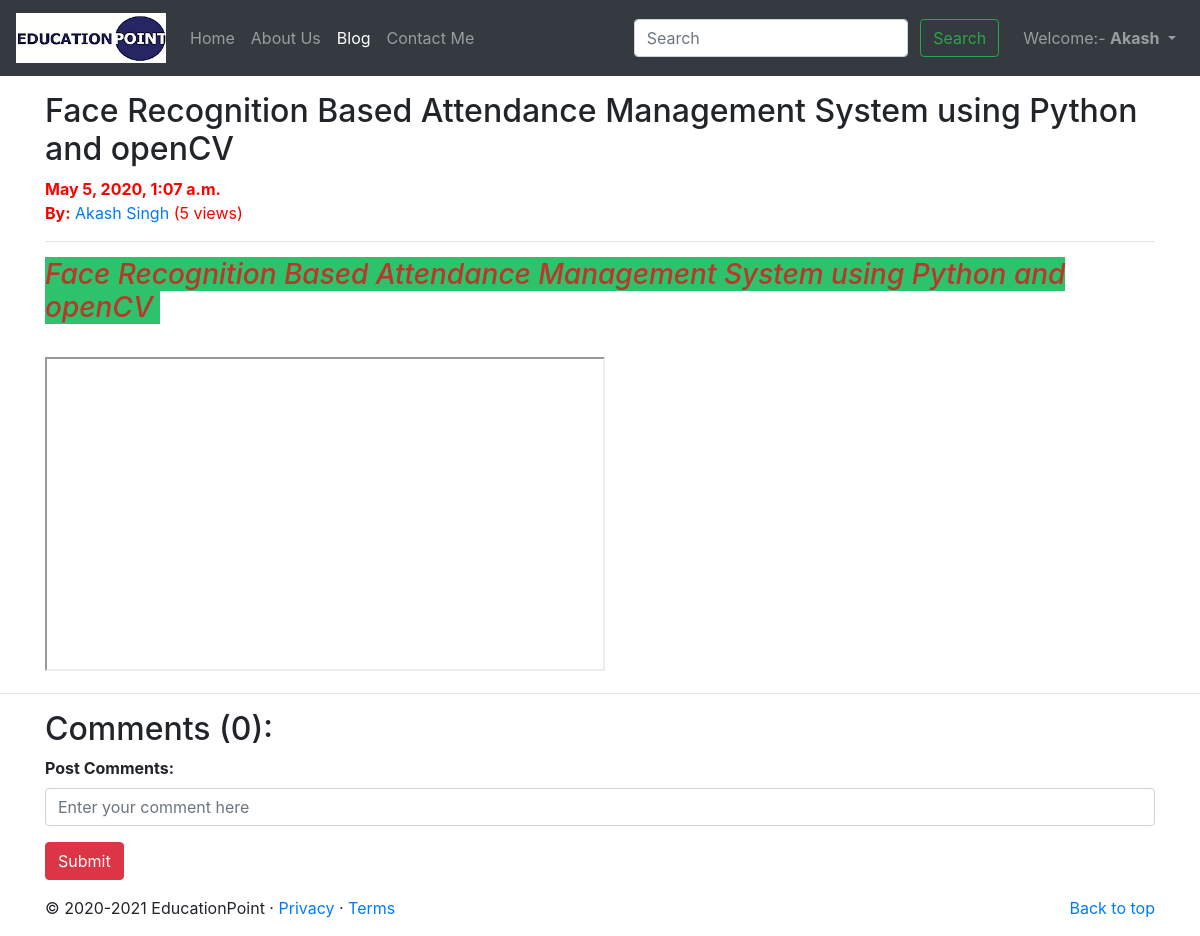
The app's page /blog/Attendance_System (signed in) with its own data.
### blog/models.py (models this page shows, shortened)
class Post(models.Model):
    sno = models.AutoField(primary_key = True)
    title = models.CharField(max_length=255)
    content = models.TextField()
    author = models.CharField(max_length=50)
    slug = models.CharField(max_length=150)
    views = models.IntegerField(default=0)
    timeStamp = models.DateTimeField(blank=True)

### blog/views.py (the view)
# urls.py: path('<str:slug>', views.blogPost, name='blogPost'),
def blogPost(request, slug):
    post = Post.objects.filter(slug=slug).first()
    post.views = post.views + 1
    post.save()
    comments = BlogComment.objects.filter(post=post, parent=None)
    replies = BlogComment.objects.filter(post=post).exclude(parent=None)
    replyDict = {}
    for reply in replies:
        if reply.parent.sno not in replyDict.keys():
            replyDict[reply.parent.sno] = [reply]
        else:
            replyDict[reply.parent.sno].append(reply)
    context = {'post':post, 'comments':comments, 'user':request.user, 'replyDict': replyDict}
    return render(request, 'blog/blogPost.html', context)

### templates/blog/blogPost.html (shortened to what this page needs)
{% extends 'base.html' %}
{% block blogactive %} active {% endblock blogactive %}
{% block body %}
{% load humanize %}
{% load extras %}
<div class="container my-3">
        <h2 class="blog-post-title">{{post.title}}</h2>
        <p style="color: red;" class="blog-post-meta"><b>{{post.timeStamp}}</b> <br><strong>By:</strong> <a
                        href="/about">{{post.author}}</a>  (<span>{{post.views}} views</span>)</p>
        <hr>
        <p>{{post.content|safe}}</p>
</div>
<hr>
<div class="container">
        <div class="my-2">
                <h2>Comments ({{comments.count}}):</h2>
                {% if user.is_authenticated %}
                <form action="/blog/postComment" method="post">
                        <div class="form-group">
                                <label for="exampleInputEmail1"><b>Post Comments:</b></label>
                                <input type="text" class="form-control" name="comment"
                                        placeholder="Enter your comment here">
                        </div>
                        <button type="submit" class="btn btn-danger">Submit</button>
                </form>
                {% endif %}
        </div>
</div>
{% endblock body %}

### templates/base.html (shortened to what this page needs)
<!doctype html>
<html lang="en">
<head>
  <link rel="stylesheet" href="https://stackpath.bootstrapcdn.com/bootstrap/4.4.1/css/bootstrap.min.css"
>
</head>
<body>
  <nav class="navbar navbar-expand-lg navbar-dark bg-dark">
    <a class="navbar-brand" href="/">
      <img src="/static/common/img/photo.jpg" width="150" height="50" alt="EducationPoint">
    </a>
    <div class="collapse navbar-collapse" id="navbarSupportedContent">
      <ul class="navbar-nav mr-auto">
        <li class="nav-item {% block homeactive %} {% endblock homeactive %}">
          <a class="nav-link" href="/">Home <span class="sr-only">(current)</span></a>
        </li>
        <li class="nav-item {% block aboutactive %} {% endblock aboutactive %}">
          <a class="nav-link" href="/about">About Us</a>
        </li>
        <li class="nav-item {% block blogactive %} {% endblock blogactive %}">
          <a class="nav-link" href="/blog">Blog</a>
        </li>
        <li class="nav-item {% block contactactive %} {% endblock contactactive %}">
          <a class="nav-link" href="/contact">Contact Me</a>
        </li>
      </ul>
      <div class="ml-auto form-inline">
        <form method="get" action="/search" class=" my-2 my-lg-0 mx-3">
          <input class="form-control mr-sm-2" type="search" placeholder="Search" aria-label="Search" name="query"
            id="query">
          <button class="btn btn-outline-success my-2 my-sm-0" type="submit">Search</button>
        </form>
        {% if user.is_authenticated %}
        <ul class="navbar-nav">
          <li class="nav-item dropdown">
            <a class="nav-link dropdown-toggle" href="#" id="navbarDropdown" role="button" data-toggle="dropdown"
              aria-haspopup="true" aria-expanded="false">
              Welcome:- <strong>{{request.user}}</strong>
            </a>
          </li>
        </ul>
        {% endif %}
      </div>
    </div>
  </nav>
  {% block body %}
  {% endblock body %}
  <footer class="container mt-3">
    <p class="float-right"><a href="#">Back to top</a></p>
    <p>© 2020-2021 EducationPoint · <a href="#">Privacy</a> · <a href="#">Terms</a></p>
  </footer>
</body>
</html>

### records on screen
Post: title "Face Recognition Based Attendance Management System using Python and openCV", timeStamp "May 5, 2020, 1:07 a.m.", author "Akash Singh", views "5", content "Face Recognition Based Attendance Management System using Python and openCV"

### other values on screen
{{ request.user }} "Akash"
{{ comments.count }} "0"
